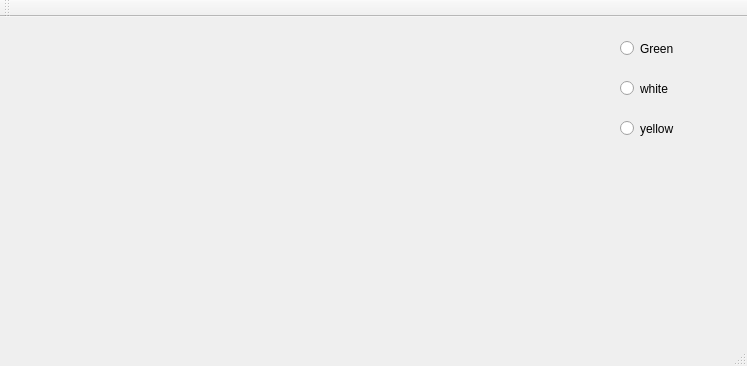
<?xml version="1.0" encoding="UTF-8"?>
<ui version="4.0">
 <class>MainWindow</class>
 <widget class="QMainWindow" name="MainWindow">
  <property name="geometry">
   <rect>
    <x>0</x>
    <y>0</y>
    <width>747</width>
    <height>366</height>
   </rect>
  </property>
  <property name="windowTitle">
   <string>MainWindow</string>
  </property>
  <widget class="QWidget" name="centralWidget">
   <widget class="QRadioButton" name="radioButton">
    <property name="geometry">
     <rect>
      <x>620</x>
      <y>20</y>
      <width>112</width>
      <height>23</height>
     </rect>
    </property>
    <property name="text">
     <string>Green</string>
    </property>
   </widget>
   <widget class="QRadioButton" name="radioButton_2">
    <property name="geometry">
     <rect>
      <x>620</x>
      <y>60</y>
      <width>112</width>
      <height>23</height>
     </rect>
    </property>
    <property name="text">
     <string>white</string>
    </property>
   </widget>
   <widget class="QRadioButton" name="radioButton_3">
    <property name="geometry">
     <rect>
      <x>620</x>
      <y>100</y>
      <width>112</width>
      <height>23</height>
     </rect>
    </property>
    <property name="text">
     <string>yellow</string>
    </property>
   </widget>
   <widget class="QLabel" name="label">
    <property name="geometry">
     <rect>
      <x>0</x>
      <y>0</y>
      <width>461</width>
      <height>261</height>
     </rect>
    </property>
    <property name="text">
     <string/>
    </property>
   </widget>
  </widget>
  <widget class="QMenuBar" name="menuBar">
   <property name="geometry">
    <rect>
     <x>0</x>
     <y>0</y>
     <width>747</width>
     <height>22</height>
    </rect>
   </property>
  </widget>
  <widget class="QToolBar" name="mainToolBar">
   <attribute name="toolBarArea">
    <enum>TopToolBarArea</enum>
   </attribute>
   <attribute name="toolBarBreak">
    <bool>false</bool>
   </attribute>
  </widget>
  <widget class="QStatusBar" name="statusBar"/>
 </widget>
 <layoutdefault spacing="6" margin="11"/>
 <resources/>
 <connections/>
</ui>
